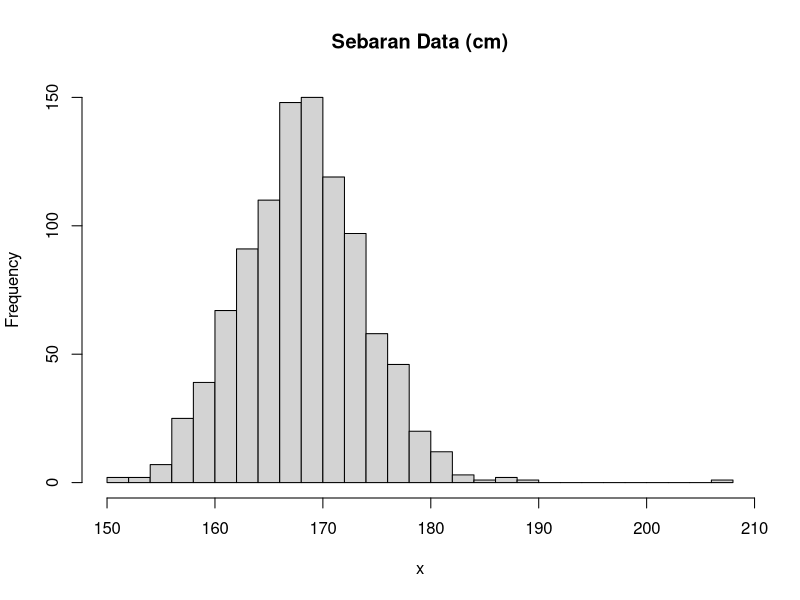
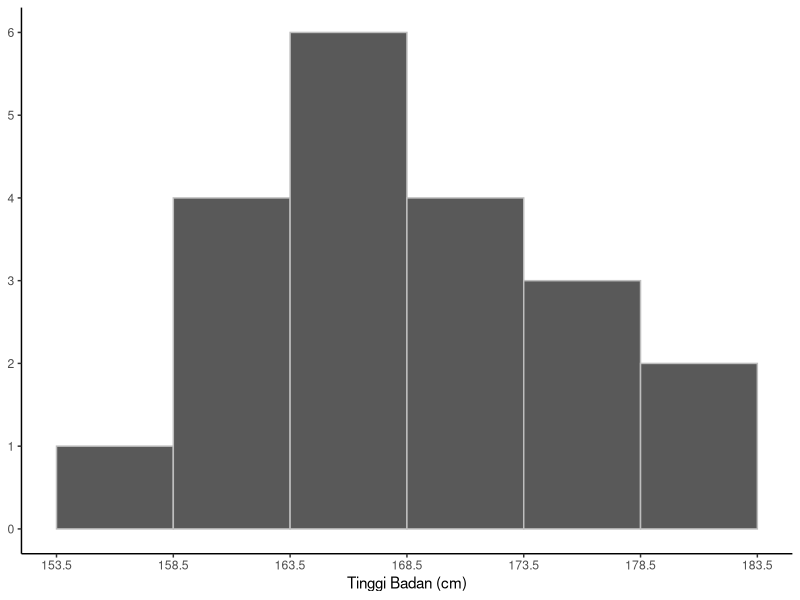
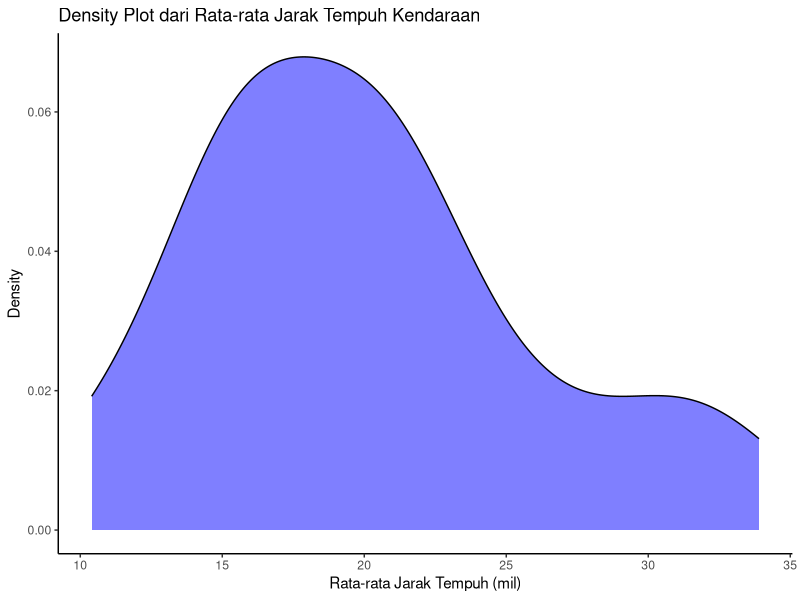
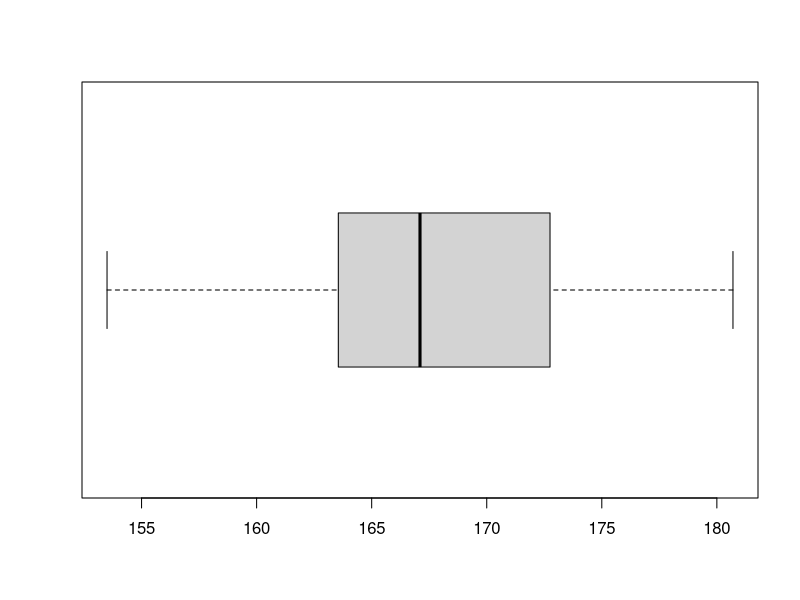
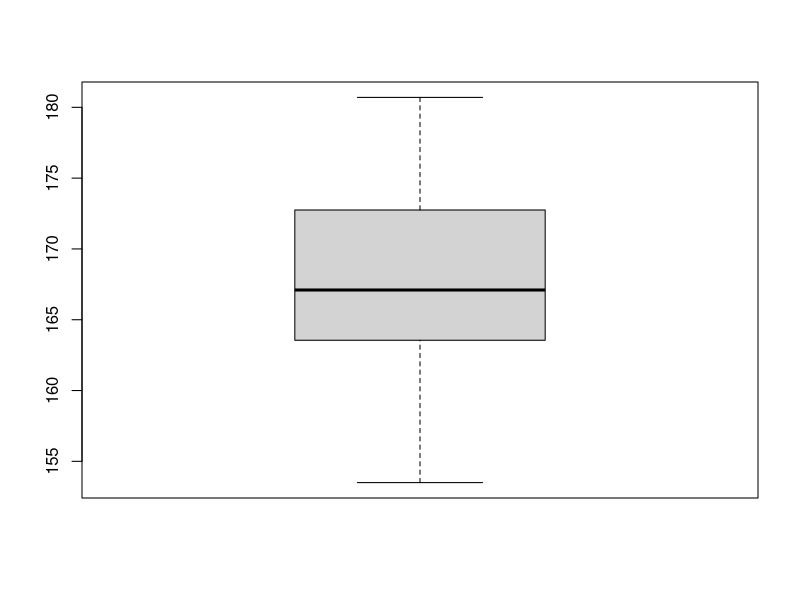
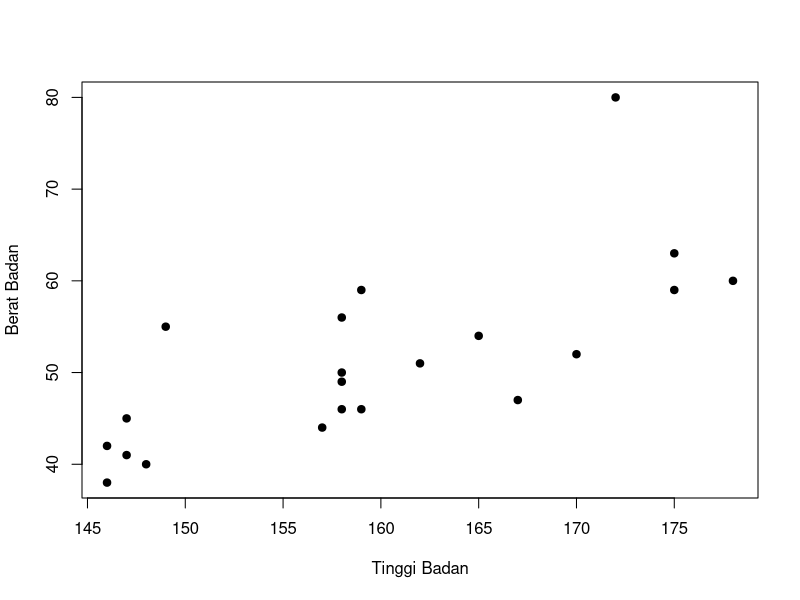
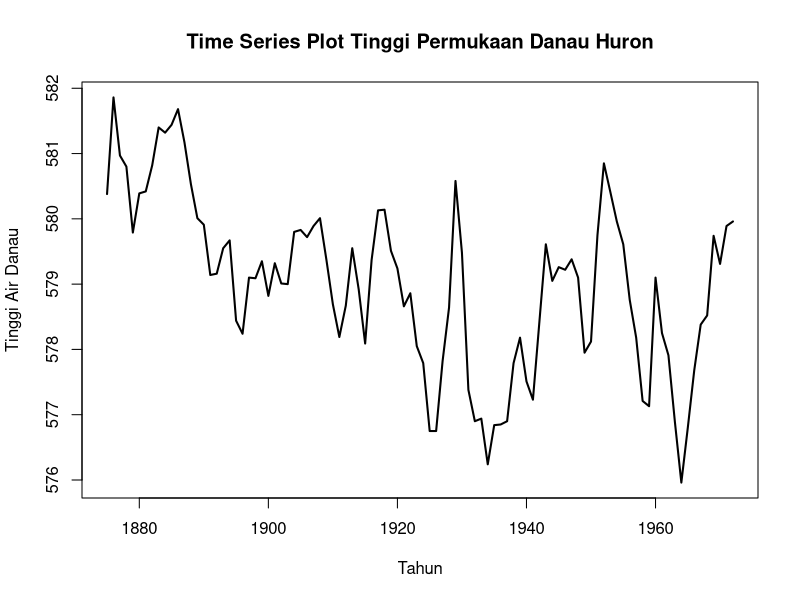

Source code (R) for these figures, in order:
## ---- chunk 1
#| fig-align: center
#| echo: false
set.seed(1001)
x <- c(rnorm(1000, mean = 168, sd = 5.8), 208)
hist(x, main = "Sebaran Data (cm)", breaks = seq(floor(min(x)), ceiling(max(x)), by = 2))
## ---- chunk 2
#| echo: false
x <- c(180.7, 167.0, 166.9, 153.5, 164.8, 167.2, 174.3, 164.4, 162.7, 158.8, 169.8, 177.5, 164.4, 170.7, 176.2, 168.6, 178.8, 162, 160.2, 171.2)
## ---- chunk 3
#| echo: false
#| fig-align: center
library(ggplot2)

p <- data.frame(x = sort(x+1)) |> 
  ggplot(aes(x = x)) + 
  geom_histogram(breaks = seq(153.5, 185, by = 5), color = "grey") + 
  scale_x_continuous(breaks = seq(153.5, 185, by = 5), labels = seq(153.5, 185, by = 5))

p <- ggplot_build(p)
p$data[[1]]$count[2] <- p$data[[1]]$count[2]+1
p$data[[1]]$count[3] <- p$data[[1]]$count[3]-1
p$data[[1]]$xmin <- p$data[[1]]$xmin+2.5

ggplot(p$data[[1]], aes(x = xmin, y= count)) + 
  geom_col(width = 5, color = "grey") + 
  scale_x_continuous(breaks = seq(153.5, 185, by = 5), labels = seq(153.5, 185, by = 5)) + 
  scale_y_continuous(breaks = 0:6) + 
  labs(x = "Tinggi Badan (cm)", y = NULL) + 
  theme_classic()

## ---- chunk 4
#| echo: false
#| fig-align: center

library(ggplot2)

ggplot(mtcars, aes(x = mpg)) +
  geom_density(fill = "blue", alpha = 0.5) +
  labs(title = "Density Plot dari Rata-rata Jarak Tempuh Kendaraan",
       x = "Rata-rata Jarak Tempuh (mil)",
       y = "Density") +
  theme_classic()
## ---- chunk 5
#| echo: false
boxplot(x, horizontal = TRUE)
boxplot(x)
## ---- chunk 6
#| echo: false
tb_bb <- data.frame(
  Tinggi_Badan = c(159, 175, 178, 162, 158, 146, 159, 158, 167, 149, 158, 175, 158, 157, 172, 146, 147, 147, 170, 148, 165),
  Berat_Badan = c(59, 63, 60, 51, 50, 38, 46, 46, 47, 55, 56, 59, 49, 44, 80, 42, 45, 41, 52, 40, 54)
)
## ---- chunk 7
#| echo: false
plot(tb_bb$Tinggi_Badan, tb_bb$Berat_Badan, xlab = "Tinggi Badan", ylab = "Berat Badan", pch = 19)
## ---- chunk 8
#| echo: false
plot(LakeHuron, type="l", lwd = 2, 
     xlab="Tahun", ylab="Tinggi Air Danau", 
     main="Time Series Plot Tinggi Permukaan Danau Huron")
